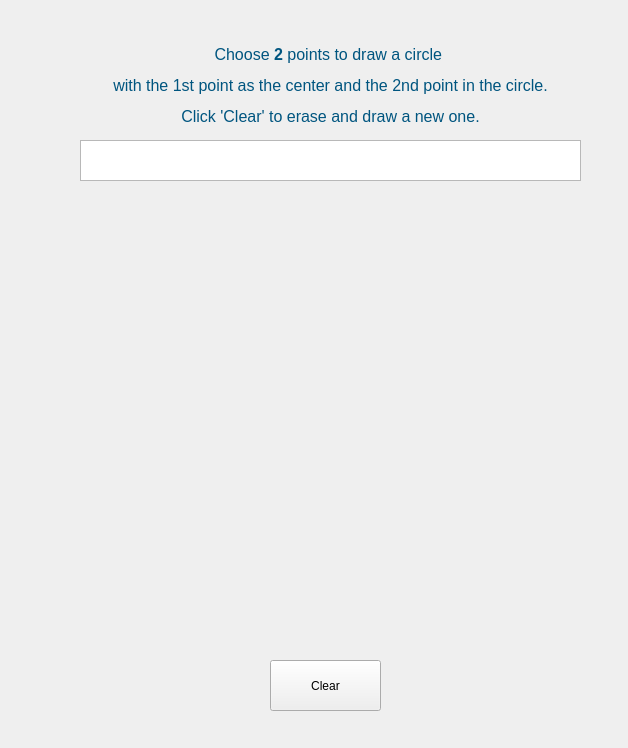
<?xml version="1.0" encoding="UTF-8"?>
<ui version="4.0">
 <class>Circle</class>
 <widget class="QWidget" name="Circle">
  <property name="geometry">
   <rect>
    <x>0</x>
    <y>0</y>
    <width>628</width>
    <height>748</height>
   </rect>
  </property>
  <property name="windowTitle">
   <string>Form</string>
  </property>
  <widget class="QLabel" name="circlelabel">
   <property name="geometry">
    <rect>
     <x>50</x>
     <y>30</y>
     <width>561</width>
     <height>111</height>
    </rect>
   </property>
   <property name="frameShape">
    <enum>QFrame::NoFrame</enum>
   </property>
   <property name="frameShadow">
    <enum>QFrame::Sunken</enum>
   </property>
   <property name="text">
    <string>&lt;html&gt;&lt;head/&gt;&lt;body&gt;&lt;p align=&quot;center&quot;&gt;&lt;span style=&quot; font-size:12pt; color:#00557f;&quot;&gt;Choose &lt;/span&gt;&lt;span style=&quot; font-size:12pt; font-weight:600; color:#00557f;&quot;&gt;2&lt;/span&gt;&lt;span style=&quot; font-size:12pt; color:#00557f;&quot;&gt; points to draw a circle &lt;/span&gt;&lt;/p&gt;&lt;p align=&quot;center&quot;&gt;&lt;span style=&quot; font-size:12pt; color:#00557f;&quot;&gt;with the 1st point as the center and the 2nd point in the circle.&lt;/span&gt;&lt;/p&gt;&lt;p align=&quot;center&quot;&gt;&lt;span style=&quot; font-size:12pt; color:#00557f;&quot;&gt;Click 'Clear' to erase and draw a new one.&lt;/span&gt;&lt;/p&gt;&lt;/body&gt;&lt;/html&gt;</string>
   </property>
  </widget>
  <widget class="QPushButton" name="Clear">
   <property name="geometry">
    <rect>
     <x>270</x>
     <y>660</y>
     <width>111</width>
     <height>51</height>
    </rect>
   </property>
   <property name="text">
    <string>Clear</string>
   </property>
  </widget>
  <widget class="QTextBrowser" name="lineEdit">
   <property name="geometry">
    <rect>
     <x>80</x>
     <y>140</y>
     <width>501</width>
     <height>41</height>
    </rect>
   </property>
  </widget>
 </widget>
 <resources/>
 <connections>
  <connection>
   <sender>Clear</sender>
   <signal>clicked()</signal>
   <receiver>Circle</receiver>
   <slot>Clear_click()</slot>
   <hints>
    <hint type="sourcelabel">
     <x>339</x>
     <y>608</y>
    </hint>
    <hint type="destinationlabel">
     <x>422</x>
     <y>613</y>
    </hint>
   </hints>
  </connection>
 </connections>
 <slots>
  <slot>Clear_click()</slot>
 </slots>
</ui>
